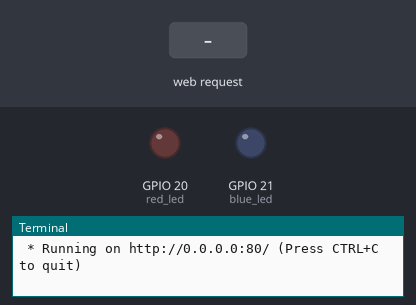
Simulated run of this program. Board: Raspberry Pi (BCM pin numbers). Shown: output pins drawn as LEDs (lit = HIGH), the last lines printed to the terminal. The test bench sets the inputs (shaded band). The clock reads 2024-03-15 10:24:30 at power-on unless the program sets it.

Above: at 1.2 s.
1.3 s: HTTP request for / received
At 2.4 s:
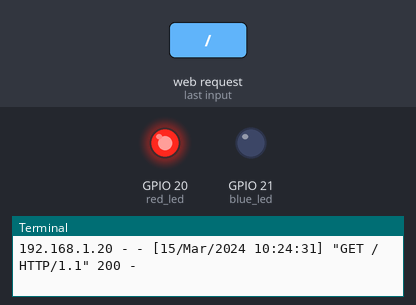
2.8 s: HTTP request for /data received with the fields led=on
At 3.5 s:
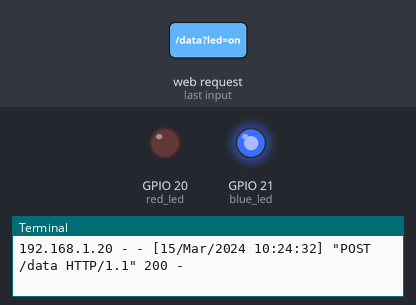
4.3 s: HTTP request for /data received with the fields led=off
At 4.6 s:
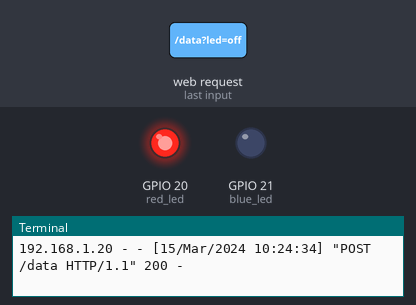
Timing chart, 0 to 7.3 s (numbered marks = the images above; inputs shaded):
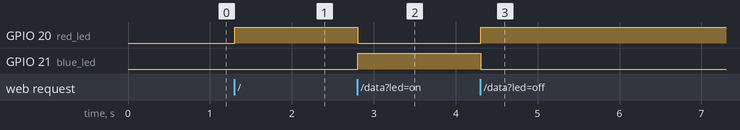

The program:

main.py
```python
# 플라스크 웹서버를 이용한 LED 제어 시스템
# 웹 페이지의 ON/OFF 버튼으로 파란 LED와 빨간 LED를 제어한다.

from flask import Flask, request, render_template  # Flask 웹 서버 라이브러리
from gpiozero import LED                           # GPIO 핀을 LED로 제어하기 위한 라이브러리

app = Flask(__name__)  # Flask 앱 생성

blue_led = LED(21)  # 파란 LED - GPIO 21번 핀 (출력)
red_led  = LED(20)  # 빨간 LED - GPIO 20번 핀 (출력)

@app.route('/')          # 기본 주소(/) 접속 시 실행
def home():
    red_led.on()         # 초기 상태: 빨간 LED ON
    blue_led.off()       # 초기 상태: 파란 LED OFF
    return render_template("index.html", status="OFF")  # index.html을 status="OFF"로 렌더링

@app.route('/data', methods=['POST'])  # /data 주소로 POST 요청 왔을 때 실행
def data():
    data = request.form['led']         # HTML 폼에서 'led' 값 가져오기 (on 또는 off)

    if data == 'on':                   # 값이 'on'이면
        blue_led.on()                  # 파란 LED ON
        red_led.off()                  # 빨간 LED OFF
        return render_template("index.html", status="ON")   # 페이지 제목 "LED ON"으로 갱신

    elif data == 'off':                # 값이 'off'이면
        blue_led.off()                 # 파란 LED OFF
        red_led.on()                   # 빨간 LED ON
        return render_template("index.html", status="OFF")  # 페이지 제목 "LED OFF"로 갱신

if __name__ == '__main__':
    app.run(host='0.0.0.0', port=80)  # 모든 IP(0.0.0.0)에서 80번 포트로 서버 실행
```

Measured:
- after the input at 1.3 s, GPIO 20 (red_led): LOW → HIGH at once
- after the input at 2.8 s, GPIO 20 (red_led): HIGH → LOW at once; GPIO 21 (blue_led): LOW → HIGH at once
- after the input at 4.3 s, GPIO 20 (red_led): LOW → HIGH at once; GPIO 21 (blue_led): HIGH → LOW at once
